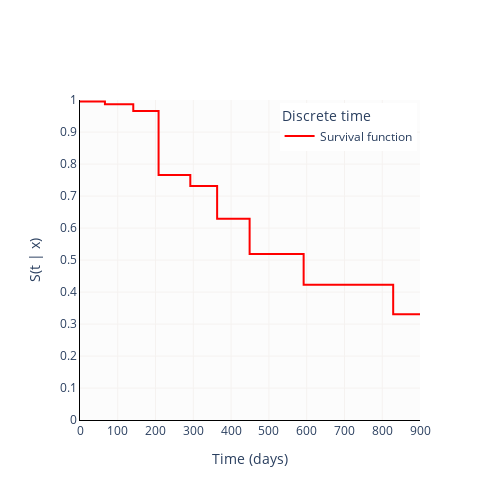

The cell this chart's notebook holds for it:
### Code cell
fig

### Figure 1 — Plotly figure (JSON) as saved in the notebook; plotly's stock layout.template omitted (floating-point values rounded to 4 significant figures)
{"data": [{"line": {"color": "red", "shape": "hv"}, "mode": "lines", "name": "Survival function", "type": "scatter", "x": [0, 66, 141, 208, 292, 363, 449, 592, 829, 1785], "y": [0.9949, 0.9866, 0.9654, 0.7659, 0.7314, 0.6286, 0.5187, 0.423, 0.3302, 0.005098]}], "layout": {"autosize": false, "height": 500, "legend": {"title": {"text": "Discrete time"}, "x": 0.99, "xanchor": "right", "y": 0.99, "yanchor": "top"}, "plot_bgcolor": "rgb(252, 252, 252)", "showlegend": true, "width": 500, "xaxis": {"dtick": 100, "gridcolor": "rgb(245, 242, 240)", "linecolor": "black", "range": [0, 900], "tickmode": "linear", "title": {"text": "Time (days)"}, "type": "linear"}, "yaxis": {"dtick": 0.1, "gridcolor": "rgb(245, 242, 240)", "linecolor": "black", "range": [0, 1], "tickmode": "linear", "title": {"text": "S(t | x)"}, "type": "linear"}}}
